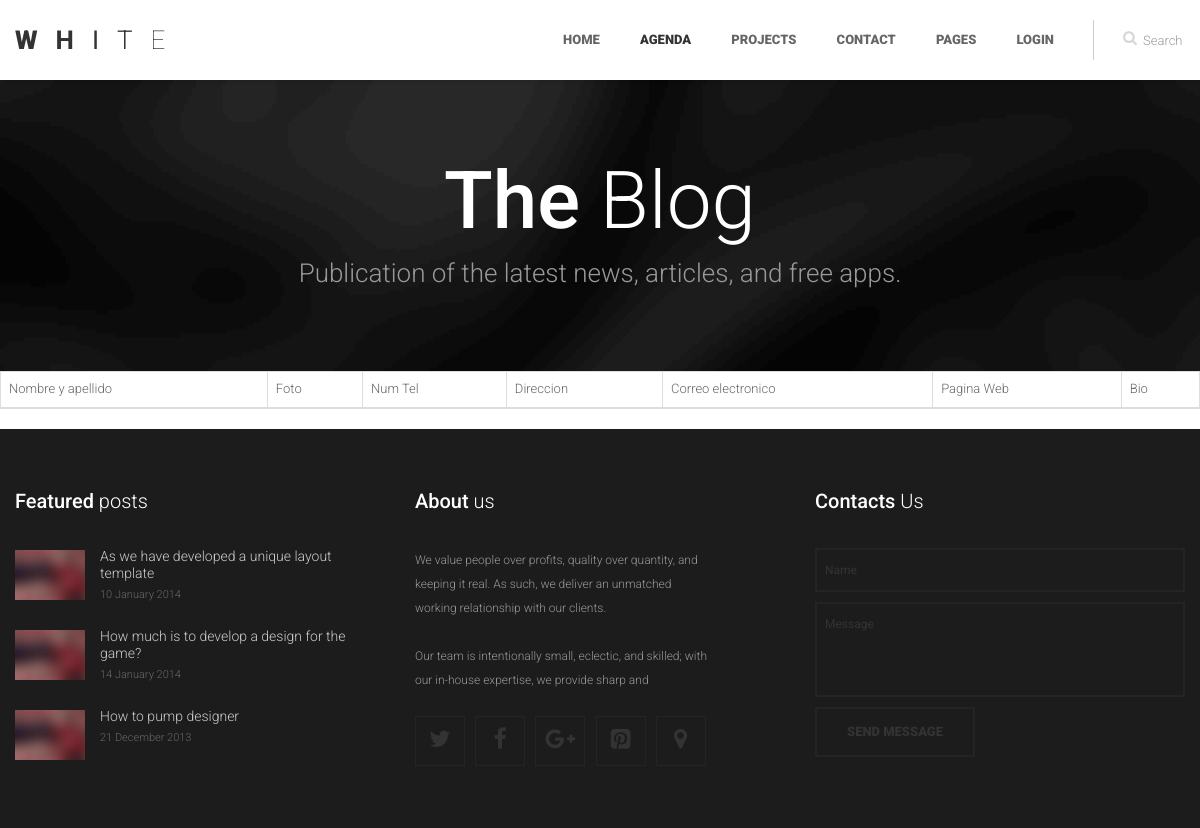
The app's page /list, older data.
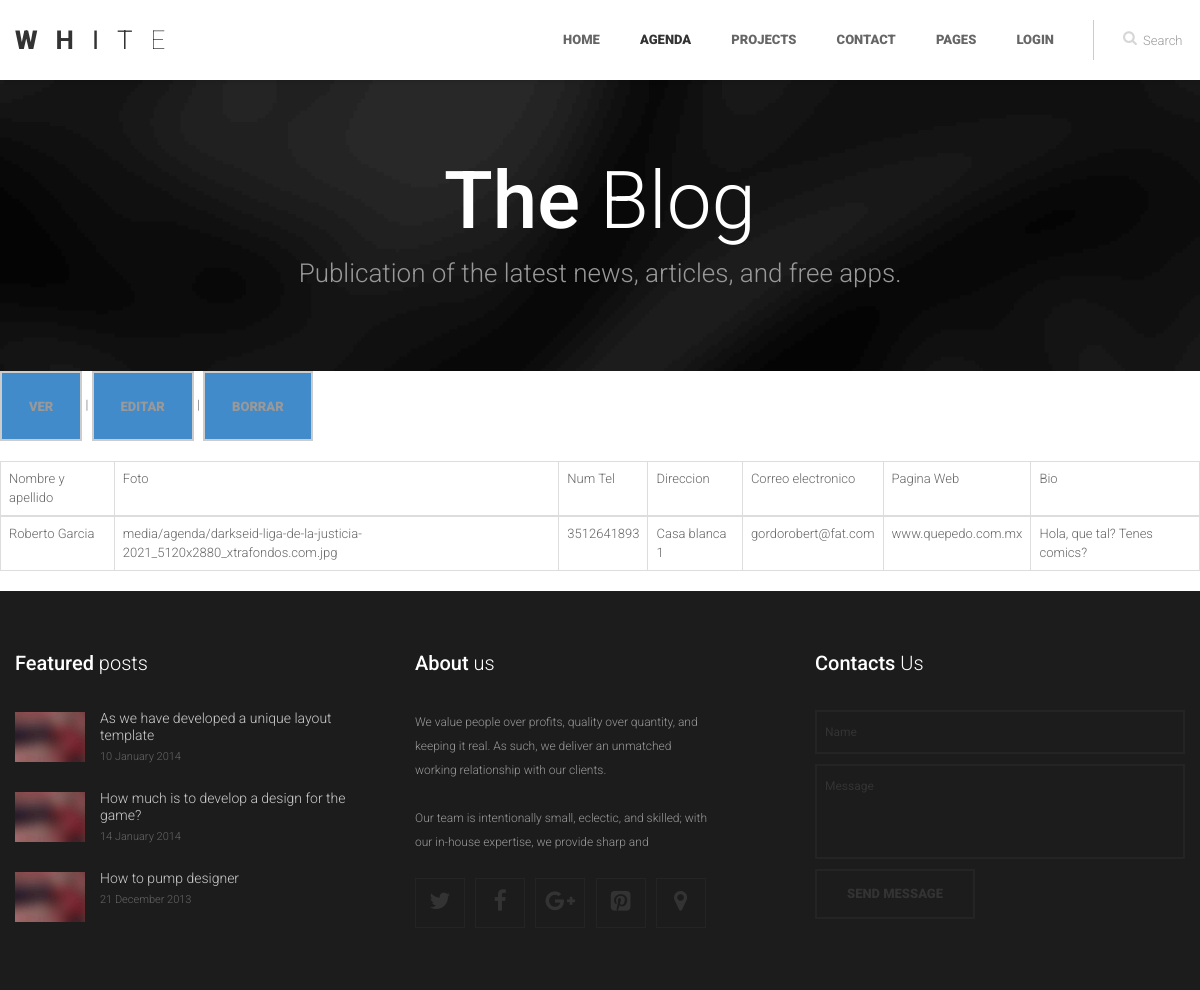
The same page, newer data.
### agendaApp/models.py (models this page shows)
class AgendaModel(models.Model):
    name = models.CharField(max_length=100)
    last_name = models.CharField(max_length=100)
    tel_number = models.IntegerField()
    addres = models.CharField(max_length=140)
    email = models.EmailField()
    web = models.CharField(max_length=240)
    bio = models.TextField(max_length=300)
    picture = models.ImageField(upload_to='media/agenda')

### agendaApp/views.py (the view, shortened to what this page needs)
# urls.py: url(r'^list', ContactList.as_view(), name='list'),
class ContactList(ListView):
    model = AgendaModel
    template_name = "contact/contact_list.html"
    queryset = AgendaModel.objects.all()

### template/contact/contact_list.html (shortened to what this page needs)
{% extends "base.html" %}
{% load static %}
{% block content %}
<table class="table table-bordered">
    <thead>
        <tr>
            <td>Nombre y apellido</td>
            <td>Foto</td>
            <td>Num Tel</td>
            <td>Direccion</td>
            <td>Correo electronico</td>
            <td>Pagina Web</td>
            <td>Bio</td>
        </tr>
    </thead>
    <tbody>
    {% for contact in object_list %}
        <tr>
            <td>{{ contact.name }} {{ contact.last_name }}</td>
            <td>{{ contact.picture }}</td>
            <td>{{ contact.tel_number }}</td>
            <td>{{ contact.addres }}</td>
            <td>{{ contact.email }}</td>
            <td>{{ contact.web }}</td>
            <td>{{ contact.bio }}</td>
            <p>
                <a class="btn btn-primary" href="{% url 'contact:detail' contact.id %}">Ver</a> |
                <a class="btn btn-primary" href="{% url 'contact:edit' contact.id %}">Editar</a> |
                <a class="btn btn-primary" href="{% url 'contact:delete' contact.id %}">Borrar</a>
            </p>
        </tr>
    {% endfor %}
    </tbody>
</table>
{% endblock %}

### template/base.html (shortened to what this page needs)
{% load static %}
<!DOCTYPE html>
<head>
	<link href={% static "css/bootstrap.min.css" %} rel="stylesheet" type="text/css" />
	<link href={% static "css/flexslider.css" %} rel="stylesheet" type="text/css" />
	<link href={% static "css/animate.css" %} rel="stylesheet" type="text/css" media="all" />
    <link href={% static "css/owl.carousel.css" %} rel="stylesheet">
	<link href={% static "css/style.css" %} rel="stylesheet" type="text/css" />
	<link href={% static "css/colors/" %} rel="stylesheet" type="text/css" id="colors" />
	<link href="http://netdna.bootstrapcdn.com/font-awesome/4.0.3/css/font-awesome.css" rel="stylesheet">
</head>
<body>
<div class="preloader_hide">
	<div id="page" class="single_page">
		<header>
			<div class="menu_block">
				<div class="container clearfix">
					<div class="logo pull-left">
						<a href="index.html" ><span class="b1">w</span><span class="b2">h</span><span class="b3">i</span><span class="b4">t</span><span class="b5">e</span></a>
					</div>
					<div id="search-form" class="pull-right">
						<form method="get" action="#">
							<input type="text" name="Search" value="Search" onFocus="if (this.value == 'Search') this.value = '';" onBlur="if (this.value == '') this.value = 'Search';" />
						</form>
					</div>
					<div class="pull-right">
						<nav class="navmenu center">
							<ul>
								<li class="first scroll_btn {% if request.path == '/' %}active{% endif %}">
									<a href="{% url 'Home' %}">Home</a>
								</li>
								<li class="scroll_btn {% if request.path == '/list' %}active{% endif %}">
									<a  href="{% url 'contact:list' %}">Agenda</a>
								</li>
								<li class="scroll_btn {% if request.path == '#' %}active{% endif %}">
									<a href="">Projects</a>
								</li>
								<li class="scroll_btn last {% if request.path == '#' %}active{% endif %}">
									<a href="">Contact</a>
								</li>
								<li class="sub-menu">
									<a href="javascript:void(0);">Pages</a>
								</li>
								{% if request.user.is_authenticated %}
									<img width= "40px" height="40px" src="{{url}}">
									<li class="sub-menu">
										<a href="javascript:void(0);">{{user.get_username}}</a>
										<ul>
											<li class="active"><a href="/accounts/my_profile"> Perfil</a></li>
											<li><a href="{% url 'logout'%}?next={{request.path}}">Logout</a></li>
										</ul>
									</li>
								{% else %}
									<li><a href="{% url 'login'%}?next={{request.path}}">Login</a></li>
								{% endif %}
							</ul>
						</nav>
					</div>
				</div>
			</div>
		</header>
		<section class="breadcrumbs_block clearfix parallax">
			<div class="container center">
				<h2><b>The</b> Blog</h2>
				<p>Publication of the latest news, articles, and free apps.</p>
			</div>
		</section>
		<section id="content">
			<div class="container">
				<div class="row">
				{% block content %}
				{% endblock %}
				</div>
			</div>
		</section>
	</div>
	<section id="contacts">
	</section>
	<footer>
		<div class="container">
			<div class="row" data-appear-top-offset="-200" data-animated="fadeInUp">
				<div class="col-lg-4 col-md-4 col-sm-6 padbot30">
					<h4><b>Featured</b> posts</h4>
					<div class="recent_posts_small clearfix">
						<div class="post_item_img_small">
							<img src={% static "images/blog/3.jpg" %} alt="" />
						</div>
						<div class="post_item_content_small">
							<a class="title" href="blog.html" >As we have developed a unique layout template</a>
							<ul class="post_item_inf_small">
								<li>10 January 2014</li>
							</ul>
						</div>
					</div>
					<div class="recent_posts_small clearfix">
						<div class="post_item_img_small">
							<img src={% static "images/blog/3.jpg" %} alt="" />
						</div>
						<div class="post_item_content_small">
							<a class="title" href="blog.html" >How much is to develop a design for the game?</a>
							<ul class="post_item_inf_small">
								<li>14 January 2014</li>
							</ul>
						</div>
					</div>
					<div class="recent_posts_small clearfix">
						<div class="post_item_img_small">
							<img src={% static "images/blog/3.jpg" %} alt="" />
						</div>
						<div class="post_item_content_small">
							<a class="title" href="blog.html" >How to pump designer</a>
							<ul class="post_item_inf_small">
								<li>21 December 2013</li>
							</ul>
						</div>
					</div>
				</div>
				<div class="col-lg-4 col-md-4 col-sm-6 padbot30 foot_about_block">
					<h4><b>About</b> us</h4>
					<p>We value people over profits, quality over quantity, and keeping it real. As such, we deliver an unmatched working relationship with our clients.</p>
					<p>Our team is intentionally small, eclectic, and skilled; with our in-house expertise, we provide sharp and</p>
					<ul class="social">
						<li><a href="javascript:void(0);" ><i class="fa fa-twitter"></i></a></li>
						<li><a href="javascript:void(0);" ><i class="fa fa-facebook"></i></a></li>
						<li><a href="javascript:void(0);" ><i class="fa fa-google-plus"></i></a></li>
						<li><a href="javascript:void(0);" ><i class="fa fa-pinterest-square"></i></a></li>
						<li><a href="javascript:void(0);" ><i class="map_show fa fa-map-marker"></i></a></li>
					</ul>
				</div>
				<div class="col-lg-4 col-md-4 padbot30">
					<h4><b>Contacts</b> Us</h4>
					<div class="span9 contact_form">
						<div id="fields">
							<form id="contact-form-face" class="clearfix" action="#">
								<input type="text" name="name" value="Name" onFocus="if (this.value == 'Name') this.value = '';" onBlur="if (this.value == '') this.value = 'Name';" />
								<textarea name="message" onFocus="if (this.value == 'Message') this.value = '';" onBlur="if (this.value == '') this.value = 'Message';">Message</textarea>
								<input class="contact_btn" type="submit" value="Send message" />
							</form>
						</div>
					</div>
				</div>
			</div>
		</div>
	</footer>
</div>
</body>
</html>

Row changes from the older to the newer data that the page shows:
added AgendaModel: name "Roberto", last_name "Garcia", picture "media/agenda/darkseid-liga-de-la-justicia-2021_5120x2880_xtrafondos.com.jpg", tel_number "3512641893", addres "Casa blanca 1", email "gordorobert@fat.com", web "www.quepedo.com.mx", bio "Hola, que tal? Tenes comics?"
